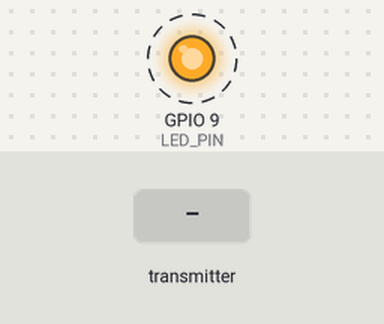
Bench run of a sketch on a simulated ESP32. On the bench: output pins drawn as LEDs (lit = HIGH). Dashed ring = blinking. The inputs (shaded band) are chosen by the test bench. What the sketch prints to the serial monitor is not drawn.

Above: at 2.25 s.
2.3 s: the transmitter starts sending received_minimum = 1024
At 2.9 s:
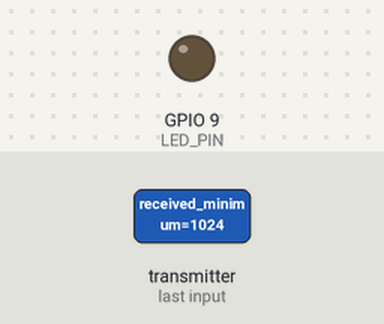
3.8 s: the transmitter starts sending received_minimum = 0
At 4.05 s:
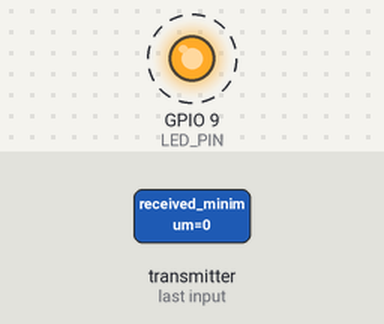
6.8 s: the transmitter starts sending received_minimum = 2048
Timing chart, 0 to 9.8 s (numbered marks = the images above; inputs shaded):
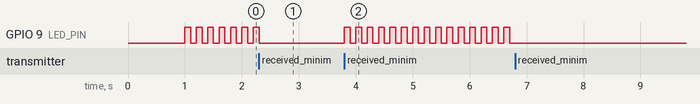

Measured:
- after the input at 2.3 s, GPIO 9 (LED_PIN): goes on until 2.3 s, then stays LOW
- after the input at 3.8 s, GPIO 9 (LED_PIN): alternates HIGH for 0.10 s and LOW for 0.10 s, starting at once
- after the input at 6.8 s, GPIO 9 (LED_PIN): stops changing and stays LOW
- by itself, GPIO 9 (LED_PIN): alternates HIGH for 0.10 s and LOW for 0.10 s

The sketch:

L1X_led.ino
```cpp
#include <esp_now.h>
#include <WiFi.h>
#include "esp_wifi.h"

const int LED_PIN = D10;

int received_minimum;

void OnDataRecv(const esp_now_recv_info_t *info, const uint8_t *incomingData, int len) {
  memcpy(&received_minimum, incomingData, sizeof(received_minimum));
  Serial.println("Distance: ");
  Serial.print(received_minimum);
}

void setup() {
  pinMode(LED_PIN, OUTPUT);
  Serial.begin(115200);
  delay(1000);
  Serial.print("hello from led esp32");

  WiFi.mode(WIFI_STA);
  esp_wifi_set_ps(WIFI_PS_NONE);
  esp_wifi_set_channel(1, WIFI_SECOND_CHAN_NONE);

  if (esp_now_init() != ESP_OK) {
    Serial.println("Error initializing ESP-NOW");
    return;
  } else {
    Serial.println("success initializing esp-now");
  }

  esp_now_register_recv_cb(OnDataRecv);
}

void loop() {
  if (received_minimum <= 1000){
    digitalWrite(LED_PIN, HIGH);
    delay(100);
    digitalWrite(LED_PIN, LOW);
    delay(100);
  } else {
    digitalWrite(LED_PIN, LOW);
  }

//delay(100);

}
```
